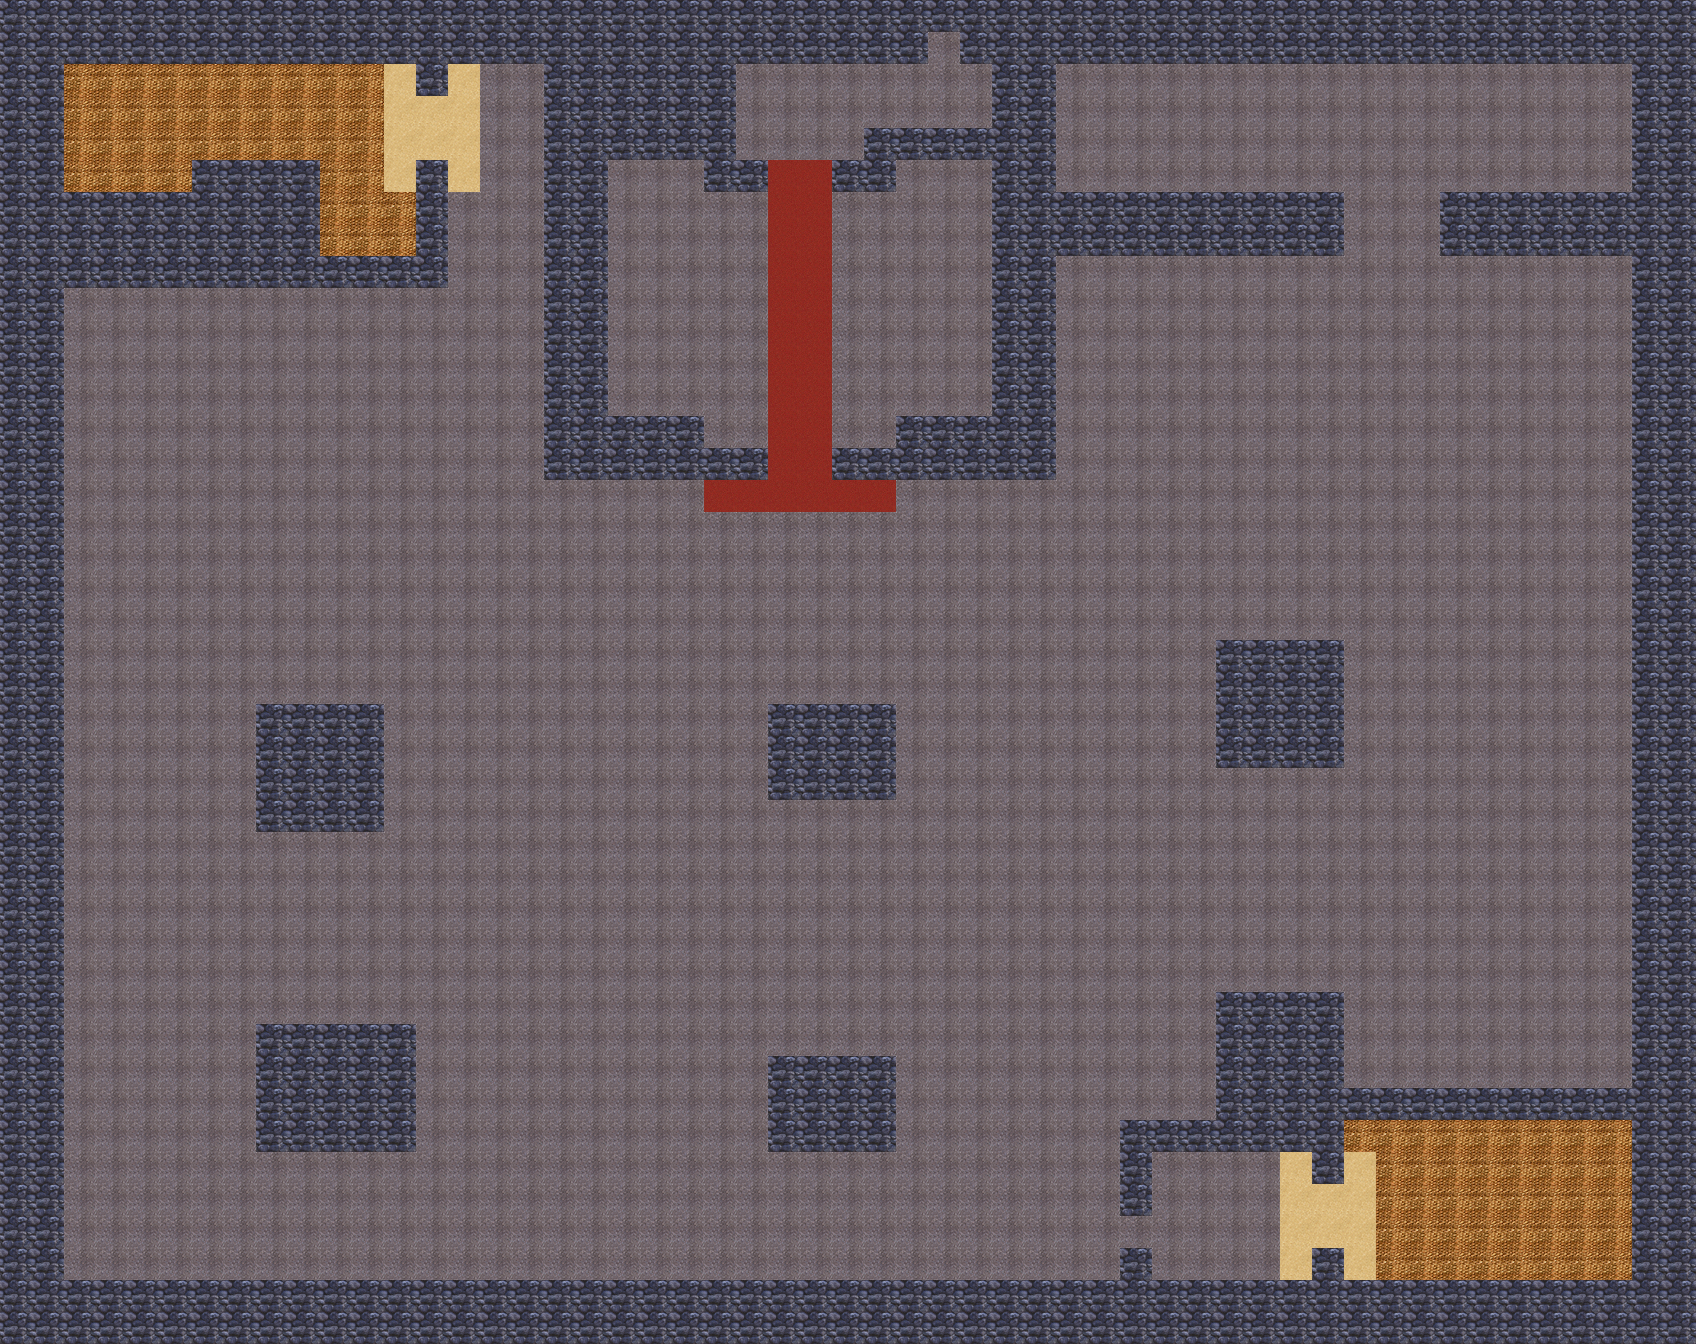

This is a level from a 2D game, rendered from its Tiled map with the project's own tilesets. A one-line summary and the map file follow, with tile-layer data summarised:
An orthogonal 53x42 tile map with 32x32 px tiles, 2 tile layers (ground, wall) and 30 objects.

<map version="1.0" orientation="orthogonal" renderorder="right-down" width="53" height="42" tilewidth="32" tileheight="32" nextobjectid="43">
 <tileset firstgid="1" name="dungeon" tilewidth="32" tileheight="32">
  <image source="dungeon.png" trans="ff00ff" width="96" height="96" />
 </tileset>
 <layer name="ground" width="53" height="42">
  <data>[2226 cells, 2226 non-empty, 5 distinct tile ids]</data>
 </layer>
 <layer name="wall" width="53" height="42">
  <data>[2226 cells, 630 non-empty, 1 distinct tile ids]</data>
 </layer>
 <objectgroup name="player">
  <object id="2" x="1112" y="96">
   <ellipse />
  </object>
 </objectgroup>
 <objectgroup name="goal">
  <object id="3" x="928" y="32.0606" width="32" height="32" />
 </objectgroup>
 <objectgroup name="lever">
  <object id="1" x="1568" y="1193.33" width="32" height="16" />
  <object id="33" x="109.333" y="114.667" width="32" height="16" />
 </objectgroup>
 <objectgroup name="vdoor">
  <object id="34" x="424.333" y="95.9167" width="16" height="64" />
  <object id="35" x="1320.67" y="1183.33" width="16" height="64" />
 </objectgroup>
 <objectgroup name="hdoor">
  <object id="36" x="768.333" y="457.667" width="64" height="16" />
 </objectgroup>
 <objectgroup name="enemy">
  <object id="5" x="481" y="762">
   <ellipse />
  </object>
  <object id="8" x="525" y="1110">
   <ellipse />
  </object>
  <object id="9" x="1051" y="704">
   <ellipse />
  </object>
  <object id="11" x="1037" y="1071">
   <ellipse />
  </object>
  <object id="13" x="1299" y="808">
   <ellipse />
  </object>
  <object id="15" x="1488" y="1020">
   <ellipse />
  </object>
  <object id="16" x="1512" y="650">
   <ellipse />
  </object>
  <object id="17" x="149" y="740">
   <ellipse />
  </object>
  <object id="18" x="130" y="1108">
   <ellipse />
  </object>
  <object id="40" x="1197.33" y="528">
   <ellipse />
  </object>
  <object id="41" x="137.333" y="453.333">
   <ellipse />
  </object>
  <object id="42" x="573.333" y="516">
   <ellipse />
  </object>
 </objectgroup>
 <objectgroup name="trap">
  <object id="21" x="1278.67" y="320" width="32" height="32" />
  <object id="22" x="1118.67" y="736" width="32" height="32" />
  <object id="23" x="1022.67" y="1148" width="32" height="32" />
  <object id="24" x="958.667" y="802.667" width="32" height="32" />
  <object id="25" x="478.667" y="834.667" width="32" height="32" />
  <object id="26" x="446.667" y="1153.33" width="32" height="32" />
  <object id="27" x="128" y="1214.67" width="32" height="32" />
  <object id="28" x="474.667" y="544" width="32" height="32" />
  <object id="30" x="93.3333" y="608" width="32" height="32" />
  <object id="31" x="160" y="932" width="32" height="32" />
  <object id="32" x="1536" y="772" width="32" height="32" />
 </objectgroup>
</map>
